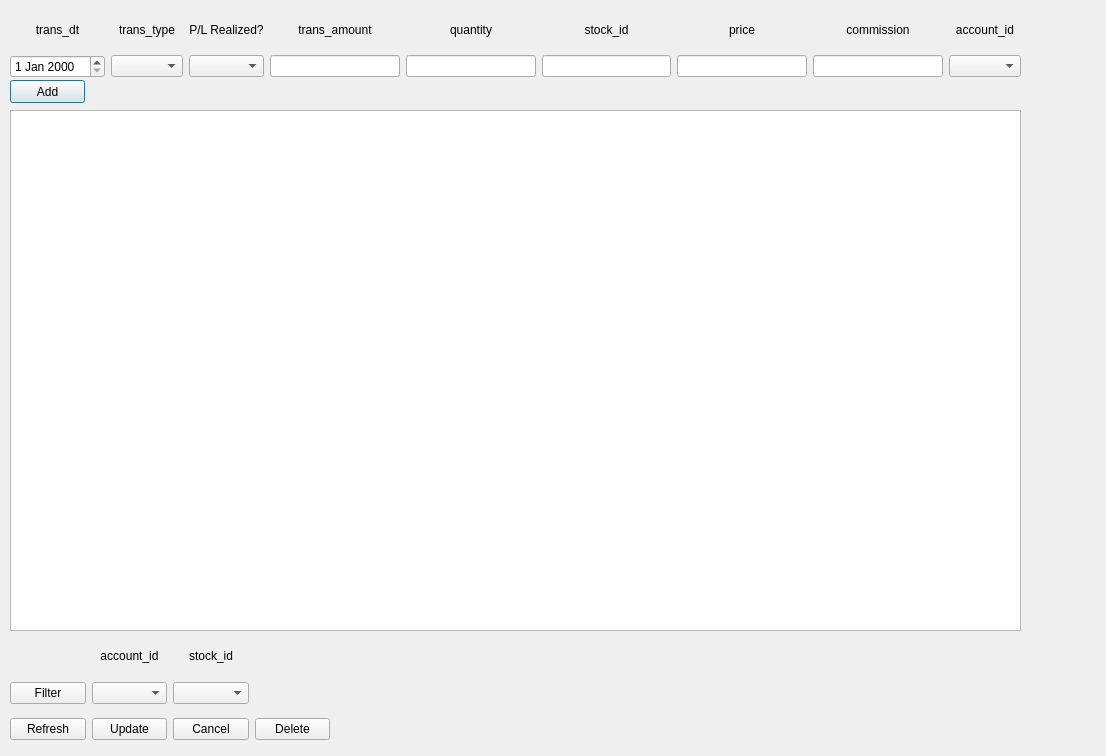
<?xml version="1.0" encoding="UTF-8"?>
<ui version="4.0">
 <class>Dialog</class>
 <widget class="QDialog" name="Dialog">
  <property name="geometry">
   <rect>
    <x>0</x>
    <y>0</y>
    <width>1106</width>
    <height>756</height>
   </rect>
  </property>
  <property name="windowTitle">
   <string>Dialog</string>
  </property>
  <widget class="QTableView" name="tableView">
   <property name="geometry">
    <rect>
     <x>10</x>
     <y>110</y>
     <width>1011</width>
     <height>521</height>
    </rect>
   </property>
  </widget>
  <widget class="QPushButton" name="addButton">
   <property name="geometry">
    <rect>
     <x>10</x>
     <y>80</y>
     <width>75</width>
     <height>23</height>
    </rect>
   </property>
   <property name="text">
    <string>Add</string>
   </property>
  </widget>
  <widget class="QWidget" name="layoutWidget">
   <property name="geometry">
    <rect>
     <x>10</x>
     <y>640</y>
     <width>320</width>
     <height>104</height>
    </rect>
   </property>
   <layout class="QGridLayout" name="gridLayout" rowminimumheight="30,30,30">
    <item row="0" column="1">
     <widget class="QLabel" name="label">
      <property name="text">
       <string>account_id</string>
      </property>
      <property name="alignment">
       <set>Qt::AlignCenter</set>
      </property>
     </widget>
    </item>
    <item row="1" column="0">
     <widget class="QPushButton" name="filterButton">
      <property name="text">
       <string>Filter</string>
      </property>
     </widget>
    </item>
    <item row="1" column="1">
     <widget class="QComboBox" name="accountComboBox"/>
    </item>
    <item row="2" column="0">
     <widget class="QPushButton" name="refreshPushButton">
      <property name="text">
       <string>Refresh</string>
      </property>
     </widget>
    </item>
    <item row="2" column="1">
     <widget class="QPushButton" name="updateButton">
      <property name="text">
       <string>Update</string>
      </property>
     </widget>
    </item>
    <item row="2" column="2">
     <widget class="QPushButton" name="cancelButton">
      <property name="text">
       <string>Cancel</string>
      </property>
     </widget>
    </item>
    <item row="2" column="3">
     <widget class="QPushButton" name="deleteButton">
      <property name="text">
       <string>Delete</string>
      </property>
     </widget>
    </item>
    <item row="0" column="2">
     <widget class="QLabel" name="label_11">
      <property name="text">
       <string>stock_id</string>
      </property>
      <property name="alignment">
       <set>Qt::AlignCenter</set>
      </property>
     </widget>
    </item>
    <item row="1" column="2">
     <widget class="QComboBox" name="stockComboBox"/>
    </item>
   </layout>
  </widget>
  <widget class="QWidget" name="layoutWidget">
   <property name="geometry">
    <rect>
     <x>10</x>
     <y>10</y>
     <width>1011</width>
     <height>68</height>
    </rect>
   </property>
   <layout class="QGridLayout" name="gridLayout_2">
    <item row="1" column="0">
     <widget class="QDateEdit" name="dateEdit"/>
    </item>
    <item row="1" column="1">
     <widget class="QComboBox" name="transTypeComboBox"/>
    </item>
    <item row="1" column="3">
     <widget class="QLineEdit" name="transAmountLineEdit"/>
    </item>
    <item row="0" column="8">
     <widget class="QLabel" name="label_8">
      <property name="text">
       <string>account_id</string>
      </property>
      <property name="alignment">
       <set>Qt::AlignCenter</set>
      </property>
     </widget>
    </item>
    <item row="0" column="7">
     <widget class="QLabel" name="label_7">
      <property name="text">
       <string>commission</string>
      </property>
      <property name="alignment">
       <set>Qt::AlignCenter</set>
      </property>
     </widget>
    </item>
    <item row="0" column="0">
     <widget class="QLabel" name="label_10">
      <property name="text">
       <string>trans_dt</string>
      </property>
      <property name="alignment">
       <set>Qt::AlignCenter</set>
      </property>
     </widget>
    </item>
    <item row="0" column="1">
     <widget class="QLabel" name="label_2">
      <property name="text">
       <string>trans_type</string>
      </property>
      <property name="alignment">
       <set>Qt::AlignCenter</set>
      </property>
     </widget>
    </item>
    <item row="0" column="4">
     <widget class="QLabel" name="label_4">
      <property name="text">
       <string>quantity</string>
      </property>
      <property name="alignment">
       <set>Qt::AlignCenter</set>
      </property>
     </widget>
    </item>
    <item row="0" column="5">
     <widget class="QLabel" name="label_5">
      <property name="text">
       <string>stock_id</string>
      </property>
      <property name="alignment">
       <set>Qt::AlignCenter</set>
      </property>
     </widget>
    </item>
    <item row="0" column="6">
     <widget class="QLabel" name="label_6">
      <property name="text">
       <string>price</string>
      </property>
      <property name="alignment">
       <set>Qt::AlignCenter</set>
      </property>
     </widget>
    </item>
    <item row="1" column="4">
     <widget class="QLineEdit" name="quantityLineEdit"/>
    </item>
    <item row="1" column="5">
     <widget class="QLineEdit" name="stockIdLineEdit"/>
    </item>
    <item row="1" column="6">
     <widget class="QLineEdit" name="priceLineEdit"/>
    </item>
    <item row="1" column="7">
     <widget class="QLineEdit" name="commissionLineEdit"/>
    </item>
    <item row="1" column="8">
     <widget class="QComboBox" name="accountIdComboBox"/>
    </item>
    <item row="1" column="2">
     <widget class="QComboBox" name="realizedComboBox"/>
    </item>
    <item row="0" column="3">
     <widget class="QLabel" name="label_3">
      <property name="text">
       <string>trans_amount</string>
      </property>
      <property name="alignment">
       <set>Qt::AlignCenter</set>
      </property>
     </widget>
    </item>
    <item row="0" column="2">
     <widget class="QLabel" name="label_9">
      <property name="text">
       <string>P/L Realized?</string>
      </property>
      <property name="alignment">
       <set>Qt::AlignCenter</set>
      </property>
     </widget>
    </item>
   </layout>
  </widget>
  <zorder>layoutWidget</zorder>
  <zorder>layoutWidget</zorder>
  <zorder>tableView</zorder>
  <zorder>addButton</zorder>
 </widget>
 <resources/>
 <connections/>
</ui>
